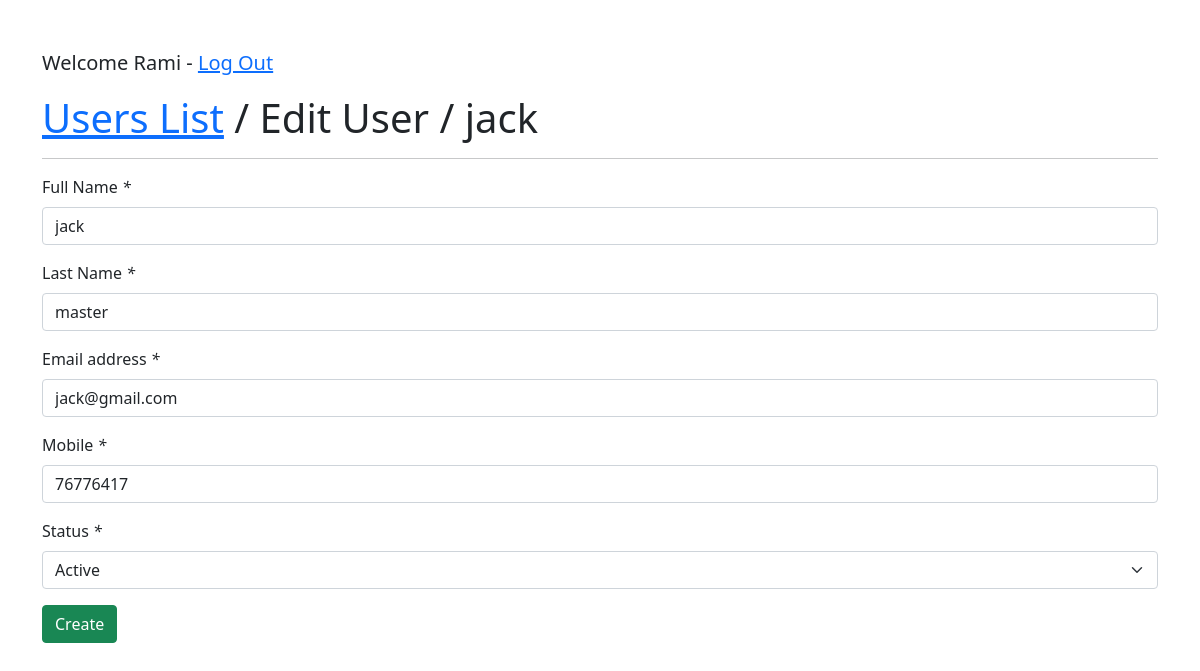
/edit_user.php?id=13 (signed in), run on the app's committed database.
### tables this page shows
CREATE TABLE IF NOT EXISTS `users` (
  `id_users` int(11) NOT NULL AUTO_INCREMENT,
  `first_name` varchar(255) DEFAULT NULL,
  `last_name` varchar(55) DEFAULT NULL,
  `email` varchar(50) DEFAULT NULL,
  `mobile` varchar(50) DEFAULT NULL,
  `status` tinyint(1) DEFAULT '0',
  `created_on` datetime DEFAULT NULL,
  `password` varchar(255) DEFAULT NULL,
  `role` enum('admin','client') DEFAULT 'client',
  `last_login` timestamp NULL DEFAULT NULL,
  `password2` varchar(64) DEFAULT NULL,
  PRIMARY KEY (`id_users`)
);

### functions.php (called while the page is built, shortened)
<?php
function getOneUser($conn, $id){
$sql = "SELECT id_users, first_name, last_name, email, mobile, status, role, created_on FROM users where id_users = ".$id;
$result = $conn->query($sql);
return $result->fetch_assoc();
}

### edit_user.php (the view, shortened to what this page needs)
<?php
include 'functions.php';
$id = $_GET["id"];
$user = getOneUser($conn, $id);
?>
<!DOCTYPE html PUBLIC "-//W3C//DTD XHTML 1.0 Transitional//EN" "http://www.w3.org/TR/xhtml1/DTD/xhtml1-transitional.dtd">
<html xmlns="http://www.w3.org/1999/xhtml">
<head>
<link href="https://cdn.jsdelivr.net/npm/bootstrap@5.1.3/dist/css/bootstrap.min.css" rel="stylesheet">
</head>
<div class="container">
  <div class="row mt-5 mb-5">
    <div class="col">
<p class="lead">
  Welcome <?php echo $_SESSION["loged_in_name"]; ?> - <a href="actions.php?action=logout" >Log Out</a>
</p>
      <h1><a href="users.php">Users List</a> / Edit User / <?php echo $user["first_name"]; ?></h1>
      <hr />
<form action="actions.php?action=edit" method="post" >
<div class="mb-3">
  <label for="name" class="form-label">Full Name <em>*</em></label>
  <input type="text" id="name" name="name" class="form-control" id="" placeholder="First Name" value="<?php echo $user["first_name"]; ?>">
</div>
<div class="mb-3">
  <label for="last_name" class="form-label">Last Name <em>*</em></label>
  <input type="text" id="last_name" name="last_name" class="form-control" id="" placeholder="Last Name" value="<?php echo $user["last_name"]; ?>">
</div>
<div class="mb-3">
  <label for="email" class="form-label">Email address <em>*</em></label>
  <input type="email" id="email" name="email" class="form-control" id="" placeholder="name@example.com"  value="<?php echo $user["email"]; ?>">
</div>
<div class="mb-3">
  <label for="mobile" class="form-label">Mobile <em>*</em></label>
  <input type="text" id="mobile" name="mobile" class="form-control" id="" placeholder="Mobile"  value="<?php echo $user["mobile"]; ?>">
</div>
<div class="mb-3">
<label for="status" class="form-label">Status <em>*</em></label>
<select class="form-select" name="status" id="status">
  <option value="1" <?php if($user["status"] == 1) echo 'selected="selected"'; ?>>Active</option>
</select>
</div>
<div class="mb-3">
<input type="submit" name="Submit" value="Create" class="btn btn-success"  />
</div>
</form>
    </div>
  </div>
</div>
<body>
</body>
</html>

### data on the page
users: first_name "jack", name "jack", last_name "master", email "jack@gmail.com", mobile "76776417", status "Active"

### other printed values
$_SESSION["loged_in_name"] "Rami"
